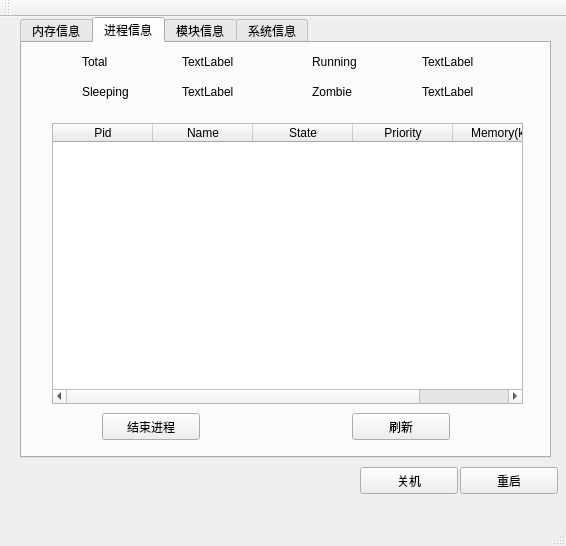
<?xml version="1.0" encoding="UTF-8"?>
<ui version="4.0">
 <class>MainWindow</class>
 <widget class="QMainWindow" name="MainWindow">
  <property name="geometry">
   <rect>
    <x>0</x>
    <y>0</y>
    <width>566</width>
    <height>546</height>
   </rect>
  </property>
  <property name="windowTitle">
   <string>资源管理器</string>
  </property>
  <widget class="QWidget" name="centralWidget">
   <widget class="QPushButton" name="pushButton_reboot">
    <property name="geometry">
     <rect>
      <x>460</x>
      <y>450</y>
      <width>98</width>
      <height>27</height>
     </rect>
    </property>
    <property name="acceptDrops">
     <bool>false</bool>
    </property>
    <property name="whatsThis">
     <string>&lt;html&gt;&lt;head/&gt;&lt;body&gt;&lt;p&gt;pkill&lt;/p&gt;&lt;/body&gt;&lt;/html&gt;</string>
    </property>
    <property name="styleSheet">
     <string notr="true">pkill
</string>
    </property>
    <property name="text">
     <string>重启</string>
    </property>
   </widget>
   <widget class="QPushButton" name="pushButton_halt">
    <property name="geometry">
     <rect>
      <x>360</x>
      <y>450</y>
      <width>98</width>
      <height>27</height>
     </rect>
    </property>
    <property name="text">
     <string>关机</string>
    </property>
   </widget>
   <widget class="QTabWidget" name="tabWidget_INFO">
    <property name="geometry">
     <rect>
      <x>20</x>
      <y>0</y>
      <width>531</width>
      <height>441</height>
     </rect>
    </property>
    <property name="currentIndex">
     <number>1</number>
    </property>
    <widget class="QWidget" name="tabWidget_raminfo">
     <attribute name="title">
      <string>内存信息</string>
     </attribute>
     <widget class="QLabel" name="label_SWAP_Free">
      <property name="geometry">
       <rect>
        <x>340</x>
        <y>349</y>
        <width>66</width>
        <height>21</height>
       </rect>
      </property>
      <property name="text">
       <string>0MB</string>
      </property>
     </widget>
     <widget class="QListView" name="listView">
      <property name="geometry">
       <rect>
        <x>10</x>
        <y>10</y>
        <width>511</width>
        <height>171</height>
       </rect>
      </property>
     </widget>
     <widget class="QListView" name="listView_2">
      <property name="geometry">
       <rect>
        <x>10</x>
        <y>190</y>
        <width>511</width>
        <height>201</height>
       </rect>
      </property>
     </widget>
     <widget class="QLabel" name="label_SWAP_Total">
      <property name="geometry">
       <rect>
        <x>130</x>
        <y>350</y>
        <width>66</width>
        <height>21</height>
       </rect>
      </property>
      <property name="text">
       <string>8048MB</string>
      </property>
     </widget>
     <widget class="QLabel" name="label_RAM_Free">
      <property name="geometry">
       <rect>
        <x>340</x>
        <y>260</y>
        <width>66</width>
        <height>21</height>
       </rect>
      </property>
      <property name="text">
       <string>2500MB</string>
      </property>
     </widget>
     <widget class="QLabel" name="label_RAM_Total">
      <property name="geometry">
       <rect>
        <x>130</x>
        <y>260</y>
        <width>66</width>
        <height>21</height>
       </rect>
      </property>
      <property name="text">
       <string>7843MB</string>
      </property>
     </widget>
     <widget class="QLabel" name="label">
      <property name="geometry">
       <rect>
        <x>20</x>
        <y>200</y>
        <width>66</width>
        <height>17</height>
       </rect>
      </property>
      <property name="text">
       <string>Memory</string>
      </property>
     </widget>
     <widget class="QLabel" name="label_2">
      <property name="geometry">
       <rect>
        <x>20</x>
        <y>20</y>
        <width>66</width>
        <height>17</height>
       </rect>
      </property>
      <property name="text">
       <string>CPU</string>
      </property>
     </widget>
     <widget class="QLabel" name="label_15">
      <property name="geometry">
       <rect>
        <x>290</x>
        <y>261</y>
        <width>41</width>
        <height>17</height>
       </rect>
      </property>
      <property name="text">
       <string>Free</string>
      </property>
     </widget>
     <widget class="QLabel" name="label_16">
      <property name="geometry">
       <rect>
        <x>290</x>
        <y>350</y>
        <width>41</width>
        <height>17</height>
       </rect>
      </property>
      <property name="text">
       <string>Free</string>
      </property>
     </widget>
     <widget class="QLabel" name="label_19">
      <property name="geometry">
       <rect>
        <x>80</x>
        <y>260</y>
        <width>41</width>
        <height>21</height>
       </rect>
      </property>
      <property name="text">
       <string>Total</string>
      </property>
     </widget>
     <widget class="QLabel" name="label_20">
      <property name="geometry">
       <rect>
        <x>80</x>
        <y>350</y>
        <width>41</width>
        <height>21</height>
       </rect>
      </property>
      <property name="text">
       <string>Total</string>
      </property>
     </widget>
     <widget class="QwtPlot" name="qwtplot_cpu">
      <property name="geometry">
       <rect>
        <x>20</x>
        <y>50</y>
        <width>331</width>
        <height>121</height>
       </rect>
      </property>
     </widget>
     <widget class="QLabel" name="label_17">
      <property name="geometry">
       <rect>
        <x>20</x>
        <y>290</y>
        <width>66</width>
        <height>17</height>
       </rect>
      </property>
      <property name="text">
       <string>Swap</string>
      </property>
     </widget>
     <widget class="QLabel" name="label_cpuinfo">
      <property name="geometry">
       <rect>
        <x>480</x>
        <y>80</y>
        <width>41</width>
        <height>17</height>
       </rect>
      </property>
      <property name="text">
       <string>5%</string>
      </property>
     </widget>
     <widget class="QLabel" name="label_18">
      <property name="geometry">
       <rect>
        <x>370</x>
        <y>80</y>
        <width>101</width>
        <height>17</height>
       </rect>
      </property>
      <property name="text">
       <string>CPU frequency</string>
      </property>
     </widget>
     <widget class="QProgressBar" name="progressBar_RAM">
      <property name="geometry">
       <rect>
        <x>80</x>
        <y>230</y>
        <width>351</width>
        <height>23</height>
       </rect>
      </property>
      <property name="value">
       <number>24</number>
      </property>
     </widget>
     <widget class="QProgressBar" name="progressBar_SWAP">
      <property name="geometry">
       <rect>
        <x>80</x>
        <y>310</y>
        <width>351</width>
        <height>23</height>
       </rect>
      </property>
      <property name="value">
       <number>24</number>
      </property>
     </widget>
     <zorder>listView_2</zorder>
     <zorder>label_SWAP_Free</zorder>
     <zorder>listView</zorder>
     <zorder>label_SWAP_Total</zorder>
     <zorder>label_RAM_Free</zorder>
     <zorder>label_RAM_Total</zorder>
     <zorder>label</zorder>
     <zorder>label_2</zorder>
     <zorder>label_15</zorder>
     <zorder>label_16</zorder>
     <zorder>label_19</zorder>
     <zorder>label_20</zorder>
     <zorder>qwtplot_cpu</zorder>
     <zorder>label_17</zorder>
     <zorder>label_cpuinfo</zorder>
     <zorder>label_18</zorder>
     <zorder>progressBar_RAM</zorder>
     <zorder>progressBar_SWAP</zorder>
    </widget>
    <widget class="QWidget" name="tabWidget_INFOPage2">
     <attribute name="title">
      <string>进程信息</string>
     </attribute>
     <widget class="QPushButton" name="pushButton_pkill">
      <property name="geometry">
       <rect>
        <x>80</x>
        <y>370</y>
        <width>98</width>
        <height>27</height>
       </rect>
      </property>
      <property name="text">
       <string>结束进程</string>
      </property>
     </widget>
     <widget class="QPushButton" name="pushButton_prefresh">
      <property name="geometry">
       <rect>
        <x>330</x>
        <y>370</y>
        <width>98</width>
        <height>27</height>
       </rect>
      </property>
      <property name="text">
       <string>刷新</string>
      </property>
     </widget>
     <widget class="QLabel" name="label_pNum">
      <property name="geometry">
       <rect>
        <x>160</x>
        <y>10</y>
        <width>71</width>
        <height>17</height>
       </rect>
      </property>
      <property name="text">
       <string>TextLabel</string>
      </property>
     </widget>
     <widget class="QLabel" name="label_pRun">
      <property name="geometry">
       <rect>
        <x>400</x>
        <y>10</y>
        <width>66</width>
        <height>17</height>
       </rect>
      </property>
      <property name="text">
       <string>TextLabel</string>
      </property>
     </widget>
     <widget class="QLabel" name="label_pSleep">
      <property name="geometry">
       <rect>
        <x>160</x>
        <y>40</y>
        <width>66</width>
        <height>17</height>
       </rect>
      </property>
      <property name="text">
       <string>TextLabel</string>
      </property>
     </widget>
     <widget class="QLabel" name="label_pZombie">
      <property name="geometry">
       <rect>
        <x>400</x>
        <y>40</y>
        <width>66</width>
        <height>17</height>
       </rect>
      </property>
      <property name="text">
       <string>TextLabel</string>
      </property>
     </widget>
     <widget class="QLabel" name="label_11">
      <property name="geometry">
       <rect>
        <x>60</x>
        <y>10</y>
        <width>66</width>
        <height>17</height>
       </rect>
      </property>
      <property name="text">
       <string>Total</string>
      </property>
     </widget>
     <widget class="QLabel" name="label_12">
      <property name="geometry">
       <rect>
        <x>60</x>
        <y>40</y>
        <width>81</width>
        <height>17</height>
       </rect>
      </property>
      <property name="text">
       <string>Sleeping</string>
      </property>
     </widget>
     <widget class="QLabel" name="label_13">
      <property name="geometry">
       <rect>
        <x>290</x>
        <y>10</y>
        <width>81</width>
        <height>17</height>
       </rect>
      </property>
      <property name="text">
       <string>Running</string>
      </property>
     </widget>
     <widget class="QLabel" name="label_14">
      <property name="geometry">
       <rect>
        <x>290</x>
        <y>40</y>
        <width>81</width>
        <height>17</height>
       </rect>
      </property>
      <property name="text">
       <string>Zombie</string>
      </property>
     </widget>
     <widget class="QTableWidget" name="tableWidget_process">
      <property name="geometry">
       <rect>
        <x>30</x>
        <y>80</y>
        <width>471</width>
        <height>281</height>
       </rect>
      </property>
      <column>
       <property name="text">
        <string>Pid</string>
       </property>
      </column>
      <column>
       <property name="text">
        <string>Name</string>
       </property>
      </column>
      <column>
       <property name="text">
        <string>State</string>
       </property>
      </column>
      <column>
       <property name="text">
        <string>Priority</string>
       </property>
      </column>
      <column>
       <property name="text">
        <string>Memory(kb)</string>
       </property>
      </column>
     </widget>
    </widget>
    <widget class="QWidget" name="tabWidget_INFOPage3">
     <attribute name="title">
      <string>模块信息</string>
     </attribute>
     <widget class="QPushButton" name="pushButton_Model_refresh">
      <property name="geometry">
       <rect>
        <x>410</x>
        <y>370</y>
        <width>98</width>
        <height>27</height>
       </rect>
      </property>
      <property name="text">
       <string>刷新</string>
      </property>
     </widget>
     <widget class="QTableWidget" name="tableWidget_model">
      <property name="geometry">
       <rect>
        <x>30</x>
        <y>20</y>
        <width>471</width>
        <height>341</height>
       </rect>
      </property>
      <column>
       <property name="text">
        <string>Name</string>
       </property>
      </column>
      <column>
       <property name="text">
        <string>Memory</string>
       </property>
      </column>
      <column>
       <property name="text">
        <string>Used Times</string>
       </property>
      </column>
     </widget>
    </widget>
    <widget class="QWidget" name="tabWidget_INFOPage4">
     <attribute name="title">
      <string>系统信息</string>
     </attribute>
     <widget class="QListView" name="listView_3">
      <property name="geometry">
       <rect>
        <x>10</x>
        <y>10</y>
        <width>511</width>
        <height>191</height>
       </rect>
      </property>
     </widget>
     <widget class="QListView" name="listView_4">
      <property name="geometry">
       <rect>
        <x>10</x>
        <y>220</y>
        <width>511</width>
        <height>171</height>
       </rect>
      </property>
     </widget>
     <widget class="QLabel" name="label_CPUName">
      <property name="geometry">
       <rect>
        <x>200</x>
        <y>40</y>
        <width>311</width>
        <height>17</height>
       </rect>
      </property>
      <property name="text">
       <string>TextLabel</string>
      </property>
     </widget>
     <widget class="QLabel" name="label_CPUType">
      <property name="geometry">
       <rect>
        <x>200</x>
        <y>80</y>
        <width>291</width>
        <height>17</height>
       </rect>
      </property>
      <property name="text">
       <string>TextLabel</string>
      </property>
     </widget>
     <widget class="QLabel" name="label_CPUFrequency">
      <property name="geometry">
       <rect>
        <x>200</x>
        <y>120</y>
        <width>291</width>
        <height>17</height>
       </rect>
      </property>
      <property name="text">
       <string>TextLabel</string>
      </property>
     </widget>
     <widget class="QLabel" name="label_SystemType">
      <property name="geometry">
       <rect>
        <x>200</x>
        <y>270</y>
        <width>251</width>
        <height>17</height>
       </rect>
      </property>
      <property name="text">
       <string>TextLabel</string>
      </property>
     </widget>
     <widget class="QLabel" name="label_SystemVersion">
      <property name="geometry">
       <rect>
        <x>200</x>
        <y>310</y>
        <width>261</width>
        <height>17</height>
       </rect>
      </property>
      <property name="text">
       <string>TextLabel</string>
      </property>
     </widget>
     <widget class="QLabel" name="label_GCCVersion">
      <property name="geometry">
       <rect>
        <x>200</x>
        <y>360</y>
        <width>281</width>
        <height>17</height>
       </rect>
      </property>
      <property name="text">
       <string>TextLabel</string>
      </property>
     </widget>
     <widget class="QLabel" name="label_3">
      <property name="geometry">
       <rect>
        <x>40</x>
        <y>40</y>
        <width>91</width>
        <height>17</height>
       </rect>
      </property>
      <property name="text">
       <string>CPU Version</string>
      </property>
     </widget>
     <widget class="QLabel" name="label_4">
      <property name="geometry">
       <rect>
        <x>40</x>
        <y>80</y>
        <width>71</width>
        <height>17</height>
       </rect>
      </property>
      <property name="text">
       <string>CPU Type</string>
      </property>
     </widget>
     <widget class="QLabel" name="label_5">
      <property name="geometry">
       <rect>
        <x>40</x>
        <y>120</y>
        <width>111</width>
        <height>17</height>
       </rect>
      </property>
      <property name="text">
       <string>CPU Frequency</string>
      </property>
     </widget>
     <widget class="QLabel" name="label_6">
      <property name="geometry">
       <rect>
        <x>40</x>
        <y>270</y>
        <width>91</width>
        <height>17</height>
       </rect>
      </property>
      <property name="text">
       <string>OS Type</string>
      </property>
     </widget>
     <widget class="QLabel" name="label_7">
      <property name="geometry">
       <rect>
        <x>40</x>
        <y>310</y>
        <width>91</width>
        <height>17</height>
       </rect>
      </property>
      <property name="text">
       <string>OS Version</string>
      </property>
     </widget>
     <widget class="QLabel" name="label_8">
      <property name="geometry">
       <rect>
        <x>40</x>
        <y>360</y>
        <width>151</width>
        <height>17</height>
       </rect>
      </property>
      <property name="text">
       <string>GCC Compiler Version</string>
      </property>
     </widget>
     <widget class="QLabel" name="label_9">
      <property name="geometry">
       <rect>
        <x>20</x>
        <y>230</y>
        <width>111</width>
        <height>17</height>
       </rect>
      </property>
      <property name="text">
       <string>OS Information</string>
      </property>
     </widget>
     <widget class="QLabel" name="label_10">
      <property name="geometry">
       <rect>
        <x>20</x>
        <y>20</y>
        <width>121</width>
        <height>17</height>
       </rect>
      </property>
      <property name="text">
       <string>CPU Information</string>
      </property>
     </widget>
     <widget class="QLabel" name="label_CatheCapacity">
      <property name="geometry">
       <rect>
        <x>200</x>
        <y>160</y>
        <width>291</width>
        <height>17</height>
       </rect>
      </property>
      <property name="text">
       <string>TextLabel</string>
      </property>
     </widget>
     <widget class="QLabel" name="label_21">
      <property name="geometry">
       <rect>
        <x>40</x>
        <y>160</y>
        <width>81</width>
        <height>17</height>
       </rect>
      </property>
      <property name="text">
       <string>Cache size</string>
      </property>
     </widget>
    </widget>
   </widget>
  </widget>
  <widget class="QToolBar" name="mainToolBar">
   <attribute name="toolBarArea">
    <enum>TopToolBarArea</enum>
   </attribute>
   <attribute name="toolBarBreak">
    <bool>false</bool>
   </attribute>
  </widget>
  <widget class="QStatusBar" name="statusBar"/>
  <widget class="QMenuBar" name="menuBar">
   <property name="geometry">
    <rect>
     <x>0</x>
     <y>0</y>
     <width>566</width>
     <height>27</height>
    </rect>
   </property>
  </widget>
 </widget>
 <layoutdefault spacing="6" margin="11"/>
 <customwidgets>
  <customwidget>
   <class>QwtPlot</class>
   <extends>QFrame</extends>
   <header>qwt_plot.h</header>
  </customwidget>
 </customwidgets>
 <resources/>
 <connections/>
</ui>
